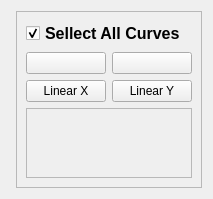
     <widget class="QWidget" name="tab_3">
      <attribute name="title">
       <string>Plot</string>
      </attribute>
      <layout class="QGridLayout" name="gridLayout_26">
       <item row="0" column="2" rowspan="2">
        <layout class="QVBoxLayout" name="layout_toolbar"/>
       </item>
       <item row="1" column="3">
        <spacer name="horizontalSpacer_5">
         <property name="orientation">
          <enum>Qt::Horizontal</enum>
         </property>
         <property name="sizeType">
          <enum>QSizePolicy::Fixed</enum>
         </property>
         <property name="sizeHint" stdset="0">
          <size>
           <width>5</width>
           <height>20</height>
          </size>
         </property>
        </spacer>
       </item>
       <item row="0" column="4" rowspan="2">
        <widget class="QFrame" name="frame_5">
         <property name="sizePolicy">
          <sizepolicy hsizetype="Preferred" vsizetype="Expanding">
           <horstretch>0</horstretch>
           <verstretch>0</verstretch>
          </sizepolicy>
         </property>
         <property name="maximumSize">
          <size>
           <width>280</width>
           <height>16777215</height>
          </size>
         </property>
         <property name="frameShape">
          <enum>QFrame::StyledPanel</enum>
         </property>
         <property name="frameShadow">
          <enum>QFrame::Raised</enum>
         </property>
         <layout class="QVBoxLayout" name="verticalLayout_7">
          <item>
           <widget class="QCheckBox" name="select_plot_checkbox">
            <property name="font">
             <font>
              <pointsize>12</pointsize>
              <weight>75</weight>
              <bold>true</bold>
             </font>
            </property>
            <property name="text">
             <string>Sellect All Curves</string>
            </property>
            <property name="checkable">
             <bool>true</bool>
            </property>
            <property name="checked">
             <bool>true</bool>
            </property>
           </widget>
          </item>
          <item>
           <layout class="QHBoxLayout" name="horizontalLayout_7">
            <item>
             <widget class="QPushButton" name="export_curves_button">
              <property name="toolTip">
               <string>Save Curves to HDF5</string>
              </property>
              <property name="text">
               <string/>
              </property>
              <property name="icon">
               <iconset>
                <normaloff>Utils/save_hdf.svg</normaloff>Utils/save_hdf.svg</iconset>
              </property>
              <property name="iconSize">
               <size>
                <width>50</width>
                <height>50</height>
               </size>
              </property>
             </widget>
            </item>
            <item>
             <widget class="QPushButton" name="del_curves_button">
              <property name="minimumSize">
               <size>
                <width>0</width>
                <height>0</height>
               </size>
              </property>
              <property name="toolTip">
               <string>Delete Unchecked Curves</string>
              </property>
              <property name="text">
               <string/>
              </property>
              <property name="icon">
               <iconset>
                <normaloff>Utils/delete.svg</normaloff>Utils/delete.svg</iconset>
              </property>
              <property name="iconSize">
               <size>
                <width>30</width>
                <height>50</height>
               </size>
              </property>
             </widget>
            </item>
           </layout>
          </item>
          <item>
           <layout class="QHBoxLayout" name="layout_buttons">
            <item>
             <widget class="QPushButton" name="xScale_button">
              <property name="sizePolicy">
               <sizepolicy hsizetype="Preferred" vsizetype="Fixed">
                <horstretch>0</horstretch>
                <verstretch>0</verstretch>
               </sizepolicy>
              </property>
              <property name="text">
               <string>Linear X</string>
              </property>
             </widget>
            </item>
            <item>
             <widget class="QPushButton" name="yScale_button">
              <property name="sizePolicy">
               <sizepolicy hsizetype="Preferred" vsizetype="Fixed">
                <horstretch>0</horstretch>
                <verstretch>0</verstretch>
               </sizepolicy>
              </property>
              <property name="text">
               <string>Linear Y</string>
              </property>
             </widget>
            </item>
           </layout>
          </item>
          <item>
           <widget class="QScrollArea" name="scrollarea">
            <property name="widgetResizable">
             <bool>true</bool>
            </property>
            <widget class="QWidget" name="scrollAreaWidgetContents">
             <property name="geometry">
              <rect>
               <x>0</x>
               <y>0</y>
               <width>98</width>
               <height>28</height>
              </rect>
             </property>
            </widget>
           </widget>
          </item>
         </layout>
        </widget>
       </item>
      </layout>
     </widget>
